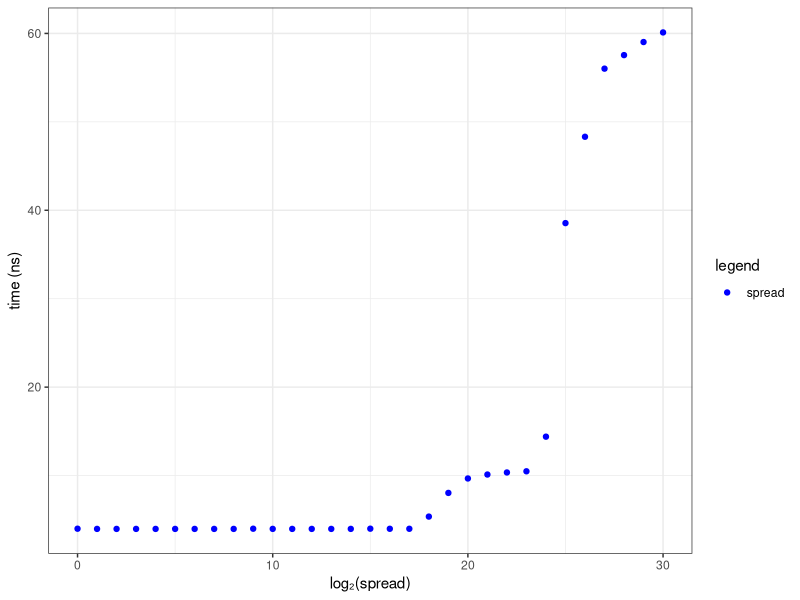
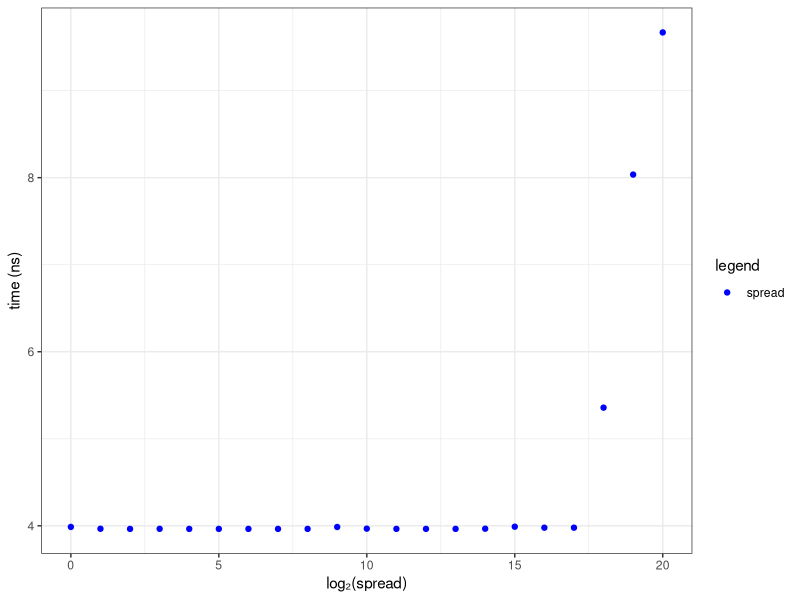
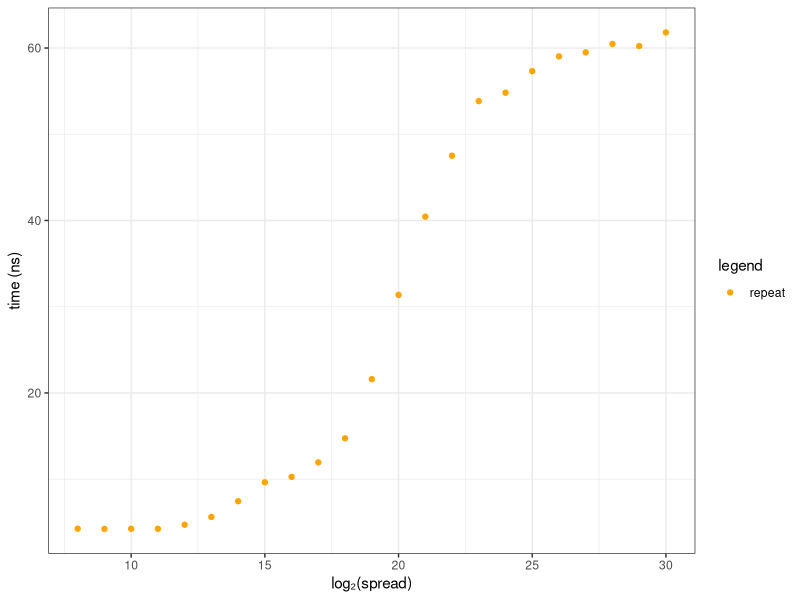
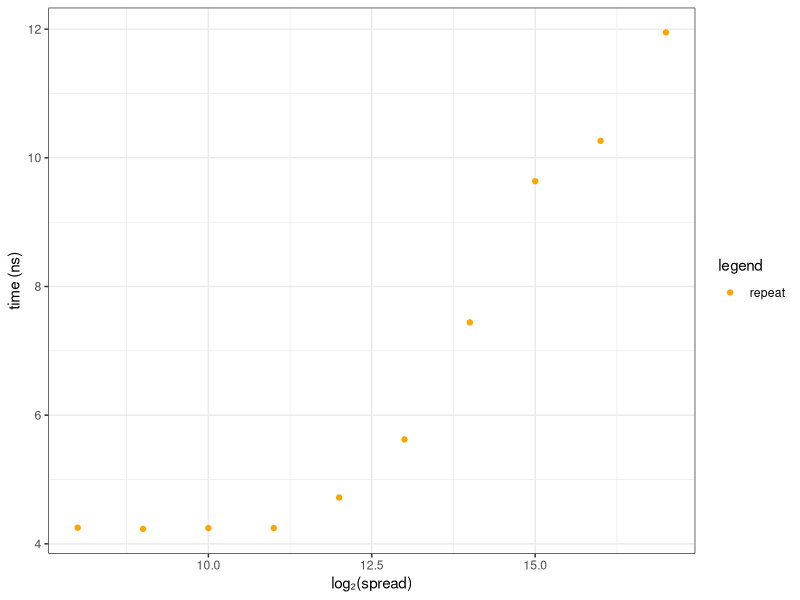
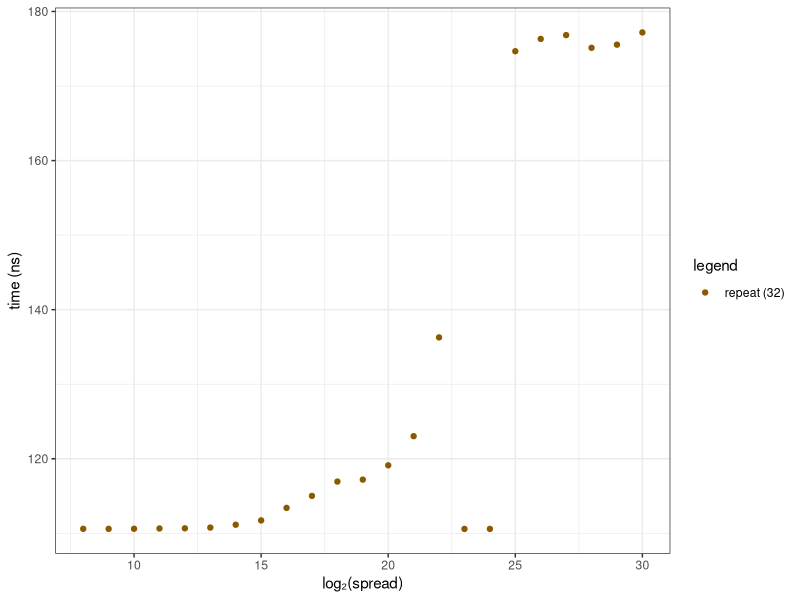
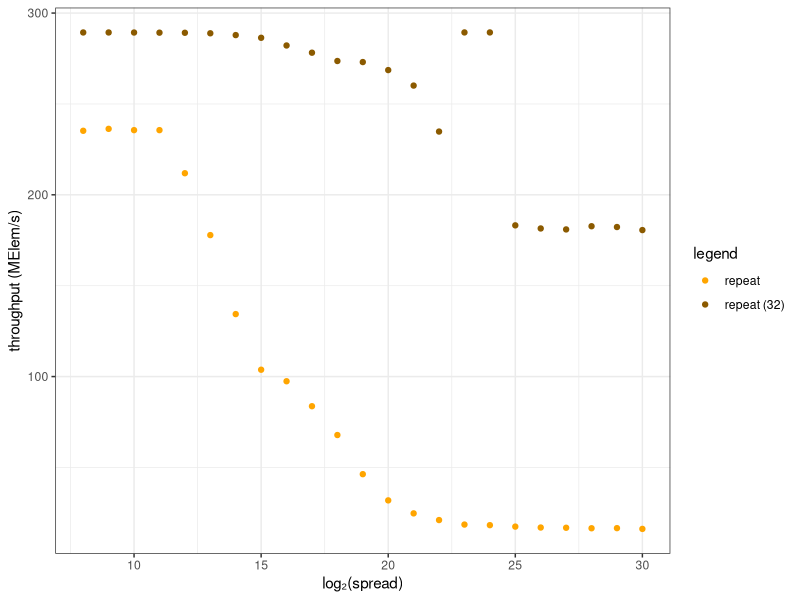
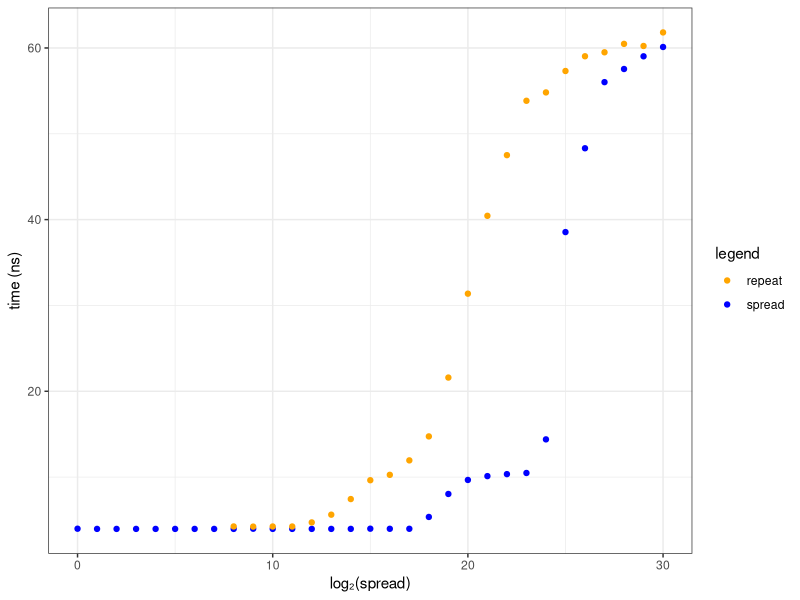
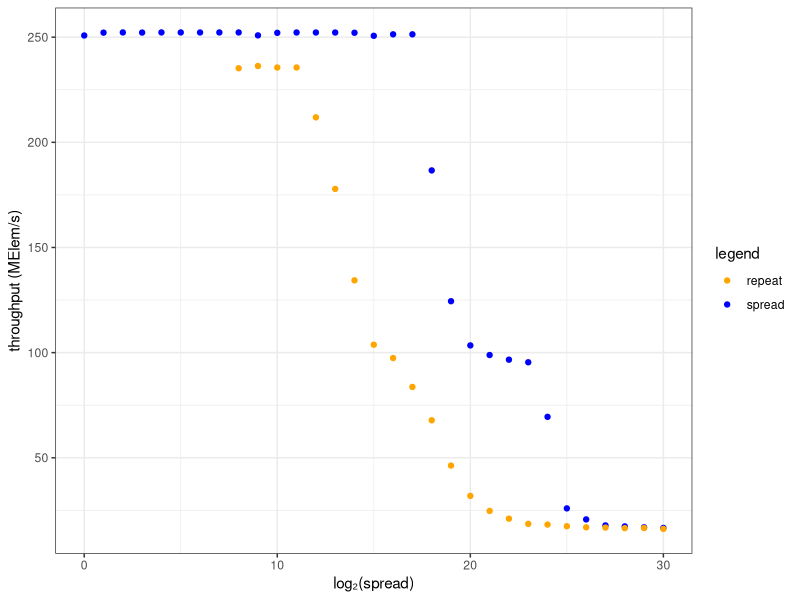

Here is the R script that generated these plots, in order:
library(ggplot2)
library(ggthemes)
library(tidyverse)

spread_data = read_csv("spread.csv")
repeat_data = read_csv("repeat.csv")
linear_data = read_csv("linear.csv")
work_data = read_csv("work.csv")

ggplot() + 
    geom_point(data = spread_data[spread_data$work == 1,], aes(x=log_spread, y=time_ns, color="spread")) +
    xlab("log₂(spread)") +
    ylab("time (ns)") +
    scale_colour_manual(name="legend", values=c("spread" = "blue")) +
    theme_bw()


ggplot() + 
  geom_point(data = spread_data[spread_data$work == 1 & spread_data$log_spread <= 20,], aes(x=log_spread, y=time_ns, color="spread")) +
  xlab("log₂(spread)") +
  ylab("time (ns)") +
  scale_colour_manual(name="legend", values=c("spread" = "blue")) +
  theme_bw()
  

ggplot() + 
  geom_point(data = repeat_data[repeat_data$work == 1,], aes(x=log_spread, y=time_ns, color="repeat")) +
  xlab("log₂(spread)") +
  ylab("time (ns)") +
  scale_colour_manual(name="legend", values=c("repeat" = "orange")) +
  theme_bw()


ggplot() + 
  geom_point(data = repeat_data[repeat_data$work == 1 & repeat_data$log_spread <= 17,], aes(x=log_spread, y=time_ns, color="repeat")) +
  xlab("log₂(spread)") +
  ylab("time (ns)") +
  scale_colour_manual(name="legend", values=c("repeat" = "orange")) +
  theme_bw()

ggplot() + 
  geom_point(data = repeat_data[repeat_data$work == 32,], aes(x=log_spread, y=time_ns, color="repeat (32)")) +
  xlab("log₂(spread)") +
  ylab("time (ns)") +
  scale_colour_manual(name="legend", values=c("repeat (32)" = "orange4")) +
  theme_bw()

ggplot() + 
  geom_point(data = repeat_data[repeat_data$work == 1,], aes(x=log_spread, y=throughput_melem_s, color="repeat")) +
  geom_point(data = repeat_data[repeat_data$work == 32,], aes(x=log_spread, y=throughput_melem_s, color="repeat (32)")) +
  xlab("log₂(spread)") +
  ylab("throughput (MElem/s)") +
  scale_colour_manual(name="legend", values=c("repeat" = "orange", "repeat (32)" = "orange4")) +
  theme_bw()

ggplot() + 
  geom_point(data = spread_data[spread_data$work == 1,], aes(x=log_spread, y=time_ns, color="spread")) +
  geom_point(data = repeat_data[repeat_data$work == 1,], aes(x=log_spread, y=time_ns, color="repeat")) +
  xlab("log₂(spread)") +
  ylab("time (ns)") +
  scale_colour_manual(name="legend", values=c("spread" = "blue", "repeat" = "orange")) +
  theme_bw()

ggplot() + 
  geom_point(data = spread_data[spread_data$work == 1,], aes(x=log_spread, y=throughput_melem_s, color="spread")) +
  geom_point(data = repeat_data[repeat_data$work == 1,], aes(x=log_spread, y=throughput_melem_s, color="repeat")) +
  xlab("log₂(spread)") +
  ylab("throughput (MElem/s)") +
  scale_colour_manual(name="legend", values=c("spread" = "blue", "repeat" = "orange")) +
  theme_bw()

ggplot() + 
  geom_point(data = spread_data[spread_data$work == 32,], aes(x=log_spread, y=time_ns, color="spread (32)")) +
  geom_point(data = repeat_data[repeat_data$work == 32,], aes(x=log_spread, y=time_ns, color="repeat (32)")) +
  xlab("log₂(spread)") +
  ylab("time (ns)") +
  scale_colour_manual(name="legend", values=c("spread (32)" = "blue4", "repeat (32)" = "orange4")) +
  theme_bw()

ggplot() + 
  geom_point(data = spread_data[spread_data$work == 1,], aes(x=log_spread, y=throughput_melem_s, color="spread")) +
  geom_point(data = repeat_data[repeat_data$work == 1,], aes(x=log_spread, y=throughput_melem_s, color="repeat")) +
  geom_point(data = spread_data[spread_data$work == 32,], aes(x=log_spread, y=throughput_melem_s, color="spread (32)")) +
  geom_point(data = repeat_data[repeat_data$work == 32,], aes(x=log_spread, y=throughput_melem_s, color="repeat (32)")) +
  xlab("log₂(spread)") +
  ylab("throughput (MElem/s)") +
  scale_colour_manual(name="legend", values=c(
    "spread" = "blue", "repeat" = "orange",
    "spread (32)" = "blue4", "repeat (32)" = "orange4"
    )) +
  theme_bw()

ggplot() + 
  geom_point(data = spread_data[spread_data$work == 1,], aes(x=log_spread, y=throughput_melem_s, color="spread")) +
  geom_point(data = repeat_data[repeat_data$work == 1,], aes(x=log_spread, y=throughput_melem_s, color="repeat")) +
  geom_point(data = spread_data[spread_data$work == 32,], aes(x=log_spread, y=throughput_melem_s, color="spread (32)")) +
  geom_point(data = repeat_data[repeat_data$work == 32,], aes(x=log_spread, y=throughput_melem_s, color="repeat (32)")) +
  geom_point(data = linear_data, aes(x=log_spread, y=throughput_melem_s, color="linear")) +
  xlab("log₂(spread)") +
  ylab("throughput (MElem/s)") +
  scale_colour_manual(name="legend", values=c(
    "spread" = "blue", "repeat" = "orange",
    "spread (32)" = "blue4", "repeat (32)" = "orange4",
    "linear" = "purple"
  )) +
  theme_bw()

ggplot() + 
  geom_point(data = linear_data, aes(x=log_spread, y=throughput_melem_s, color="linear")) +
  xlab("log₂(spread)") +
  ylab("throughput (MElem/s)") +
  scale_colour_manual(name="legend", values=c(
    "spread" = "blue", "repeat" = "orange",
    "spread (32)" = "blue4", "repeat (32)" = "orange4",
    "linear" = "purple"
  )) +
  theme_bw()

ggplot() + 
  geom_point(data = linear_data, aes(x=log_spread, y=time_ns, color="linear")) +
  xlab("log₂(spread)") +
  ylab("time (ns)") +
  scale_colour_manual(name="legend", values=c("linear" = "purple")) +
  theme_bw()